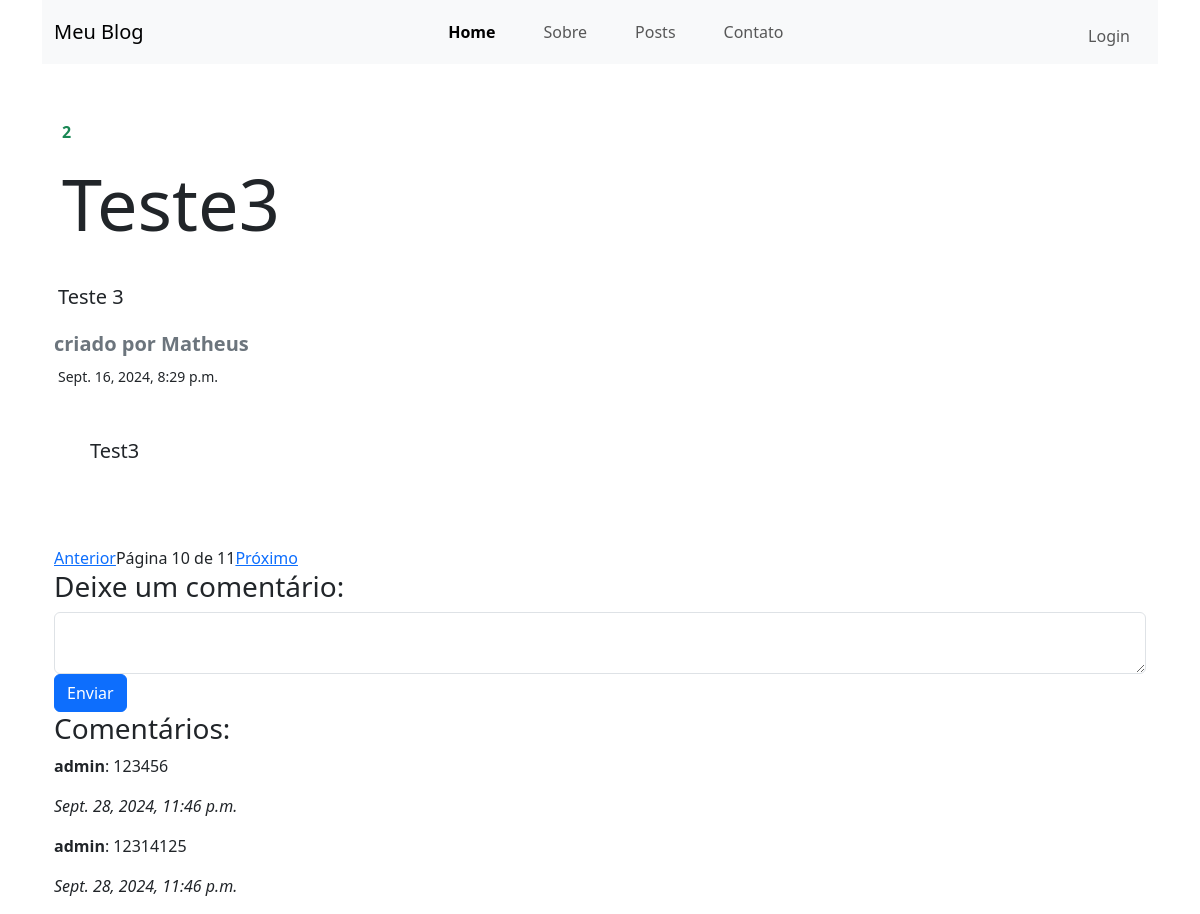
/blog/post/10/, run on the app's committed database.
### blog/models.py (models this page shows, shortened)
class Post(models.Model):
    autor = models.CharField(max_length=50)
    titulo = models.CharField(max_length=150)
    resumo = models.CharField(max_length=250)
    conteudo = models.TextField()
    data = models.DateTimeField()
    categoria = models.ForeignKey(Categoria,on_delete=models.PROTECT, related_name='posts')
    tag = models.ManyToManyField(Tag,related_name='posts', blank=True)

class Categoria(models.Model):
    nome = models.CharField(max_length=20)
    slug = models.SlugField(unique=True)
    def __str__(self):
        return self.nome

class Comentario(models.Model):
    post_id = models.ForeignKey(Post, on_delete=models.CASCADE, related_name='post_id')
    autor = models.ForeignKey(User, on_delete=models.CASCADE)
    conteudo = models.TextField()
    criado = models.DateTimeField(auto_now_add=True)

### blog/views.py (the view)
# urls.py: path('post/<int:id>/', views.post, name="post"),
def post(request, id):
    post = get_object_or_404(Post, id=id)
    lista_post = Post.objects.all().order_by('id')
    lista_comentarios = post.post_id.all()
    paginator = Paginator(lista_post, 1)
    post_index = list(lista_post).index(post)
    page_num = post_index+1
    page_obj = paginator.get_page(page_num)
    proximo_post = Post.objects.filter(id__gt=post.id).first()  # Próximo post
    post_anterior = Post.objects.filter(id__lt=post.id).last()
    return render(request,'post.html', {'post':post, 'page_obj':page_obj,'proximo_post':proximo_post, 'post_anterior':post_anterior,
                                        'lista_comentarios':lista_comentarios})

### blog/Templates/post.html (shortened to what this page needs)
{% extends 'base.html' %}
{% block content %}
    <label class=" rounded text-success m-1 p-1"><strong>{{post.categoria}}</strong></label>
        <h1 class="display-2 text-justify p-2"><strong>{{post.titulo}}</strong></h1>
        <div class="row text-justify mt-4 p-1">
            <p class="lead"><strong>{{post.resumo}}</strong></p>
        </div>
        <label class="text-secondary h5"><strong>criado por {{post.autor}}</strong></label>
        <div class="ps-1"><small>{{post.data}}</small></div>
        <div class="row pe-4 text-justify">
            <div class="col p-5">
                <p class="lead">{{post.conteudo}}</p>
            </div>
        </div>
    <div class="pagination">
        {% if post_anterior %}
            <a href="{%url 'blog:post' post_anterior.id %}">Anterior</a>
        {% endif %}
        <span>Página {{ page_obj.number }} de {{ page_obj.paginator.num_pages }}</span>
        {% if proximo_post %}
            <a href="{% url 'blog:post' proximo_post.id %}">Próximo</a>
        {% endif %}
    </div>
<h3>Deixe um comentário:</h3>
<div class="row">
        <form method="post" action="{% url 'blog:addcomentario' id=post.id %}">
            <textarea class="form-control"name="conteudo"></textarea>
            <input class="btn btn-primary"type="submit" value="Enviar">
        </form>
</div>
<h3>Comentários:</h3>
{% for comentario in lista_comentarios %}
    <div>
        <p><strong>{{ comentario.autor.username }}</strong>: {{ comentario.conteudo }}</p>
        <p><em>{{ comentario.criado }}</em></p>
    </div>
{% empty %}
    <p>Nenhum comentário ainda.</p>
{% endfor %}
{% endblock %}

### data on the page
Post: categoria "2", titulo "Teste3", resumo "Teste 3", autor "Matheus", data "Sept. 16, 2024, 8:29 p.m.", conteudo "Test3"
Comentario: autor.username "admin", conteudo "123456", criado "Sept. 28, 2024, 11:46 p.m."
Comentario: autor.username "admin", conteudo "12314125", criado "Sept. 28, 2024, 11:46 p.m."

### other printed values
{{ page_obj.number }} "10"
{{ page_obj.paginator.num_pages }} "11"
